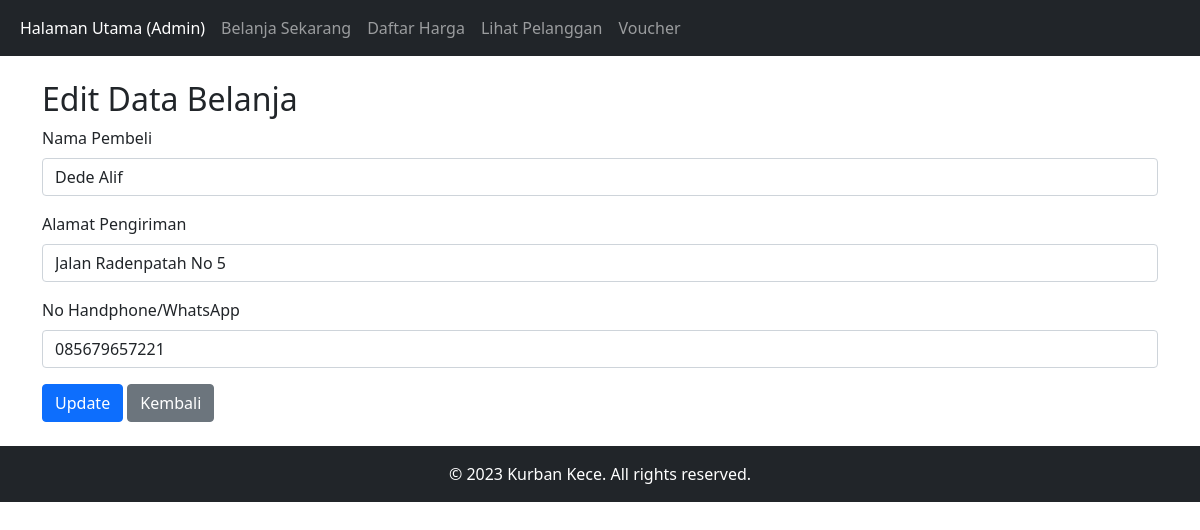
/edit.php?id=5, run on the app's committed database.
### tables this page shows
CREATE TABLE `belanja` (
  `id` int(11) NOT NULL,
  `nama_pembeli` varchar(50) NOT NULL,
  `alamat_pengiriman` varchar(100) NOT NULL,
  `no_hp` varchar(15) NOT NULL,
  `jenis_hewan` enum('sapi','kambing','unta') NOT NULL,
  `diskon` enum('sapi5','kambing5','unta5','sapi7','kambing7','unta7') NOT NULL,
  `harga_setelah_diskon` decimal(10,2) NOT NULL,
  `tanggal_pembelian` timestamp NOT NULL DEFAULT current_timestamp(),
  `total_harga` int(11) DEFAULT NULL
);

### edit.php (the view, shortened to what this page needs)
<?php include 'template/header.php';
include 'aksi/koneksi.php';
if (isset($_GET['id'])) {
    $id = $_GET['id'];
    $query = "SELECT * FROM belanja WHERE id = $id";
    $result = mysqli_query($conn, $query);
    $row = mysqli_fetch_assoc($result);
} else {
    echo "ID tidak ditemukan";
    exit;
}
?>
<br>
<div class="container">
    <h2>Edit Data Belanja</h2>
    <form action="" method="post">
        <div class="mb-3">
            <label for="namaPembeli" class="form-label">Nama Pembeli</label>
            <input type="text" class="form-control" name="namaPembeli" id="namaPembeli" value="<?php echo $row['nama_pembeli']; ?>">
        </div>
        <div class="mb-3">
            <label for="alamatPengirim" class="form-label">Alamat Pengiriman</label>
            <input type="text" class="form-control" name="alamatPengirim" id="alamatPengirim" value="<?php echo $row['alamat_pengiriman']; ?>">
        </div>
        <div class="mb-3">
            <label for="noHp" class="form-label">No Handphone/WhatsApp</label>
            <input type="text" class="form-control" name="noHp" id="noHp" value="<?php echo $row['no_hp']; ?>">
        </div>
        <button type="submit" class="btn btn-primary">Update</button>
        <a href="view.php" class="btn btn-secondary">Kembali</a>
    </form>
</div>
<br>
<?php include "template/footer.php"; ?>

### data on the page
belanja: namaPembeli "Dede Alif", alamatPengirim "Jalan Radenpatah No 5", noHp "085679657221"
